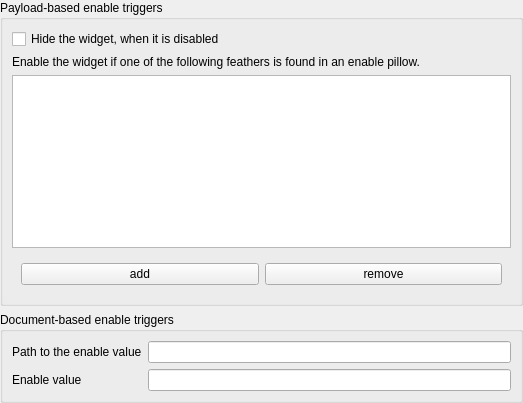
<?xml version="1.0" encoding="UTF-8"?>
<ui version="4.0">
 <class>Form</class>
 <widget class="QWidget" name="Form">
  <property name="geometry">
   <rect>
    <x>0</x>
    <y>0</y>
    <width>523</width>
    <height>403</height>
   </rect>
  </property>
  <property name="maximumSize">
   <size>
    <width>16777215</width>
    <height>450</height>
   </size>
  </property>
  <property name="windowTitle">
   <string>Form</string>
  </property>
  <layout class="QVBoxLayout" name="verticalLayout_2">
   <property name="margin">
    <number>0</number>
   </property>
   <item>
    <widget class="QGroupBox" name="groupBox">
     <property name="title">
      <string>Payload-based enable triggers</string>
     </property>
     <layout class="QVBoxLayout" name="verticalLayout">
      <item>
       <widget class="CheckBox" name="checkBox">
        <property name="text">
         <string>Hide the widget, when it is disabled</string>
        </property>
        <property name="template" stdset="0">
         <string>inspector-hideIfDisabled</string>
        </property>
       </widget>
      </item>
      <item>
       <widget class="QLabel" name="label">
        <property name="text">
         <string>Enable the widget if one of the following feathers is found in an enable pillow.</string>
        </property>
       </widget>
      </item>
      <item>
       <widget class="EmbeddedViewTable" name="embeddedViewTable">
        <property name="minimumSize">
         <size>
          <width>0</width>
          <height>150</height>
         </size>
        </property>
        <property name="template" stdset="0">
         <string>inspector-enable-feathers</string>
        </property>
       </widget>
      </item>
      <item>
       <widget class="QWidget" name="widget" native="true">
        <layout class="QHBoxLayout" name="horizontalLayout">
         <item>
          <widget class="ActionButton" name="actionButton">
           <property name="text">
            <string>add</string>
           </property>
           <property name="template" stdset="0">
            <string>inspector-enable-feathers-add</string>
           </property>
          </widget>
         </item>
         <item>
          <widget class="ActionButton" name="actionButton_2">
           <property name="text">
            <string>remove</string>
           </property>
           <property name="template" stdset="0">
            <string>inspector-enable-feathers-remove</string>
           </property>
          </widget>
         </item>
        </layout>
       </widget>
      </item>
     </layout>
    </widget>
   </item>
   <item>
    <widget class="QGroupBox" name="groupBox_2">
     <property name="title">
      <string>Document-based enable triggers</string>
     </property>
     <layout class="QGridLayout" name="gridLayout">
      <item row="0" column="0">
       <widget class="QLabel" name="label_2">
        <property name="text">
         <string>Path to the enable value</string>
        </property>
       </widget>
      </item>
      <item row="0" column="1">
       <widget class="LineEdit" name="LineEdit">
        <property name="template" stdset="0">
         <string>inspector-enable-path</string>
        </property>
       </widget>
      </item>
      <item row="1" column="0">
       <widget class="QLabel" name="label_3">
        <property name="text">
         <string>Enable value</string>
        </property>
       </widget>
      </item>
      <item row="1" column="1">
       <widget class="LineEdit" name="LineEdit_2">
        <property name="template" stdset="0">
         <string>inspector-enable-value</string>
        </property>
       </widget>
      </item>
     </layout>
    </widget>
   </item>
  </layout>
 </widget>
 <customwidgets>
  <customwidget>
   <class>ActionButton</class>
   <extends>QPushButton</extends>
   <header>wallaby.frontends.qt.widgets.buttons.actionButton</header>
  </customwidget>
  <customwidget>
   <class>CheckBox</class>
   <extends>QCheckBox</extends>
   <header>wallaby.frontends.qt.widgets.buttons.checkBox</header>
  </customwidget>
  <customwidget>
   <class>EmbeddedViewTable</class>
   <extends>QTableView</extends>
   <header>wallaby.frontends.qt.widgets.multi.embeddedViewTable</header>
  </customwidget>
  <customwidget>
   <class>LineEdit</class>
   <extends>QLineEdit</extends>
   <header>wallaby.frontends.qt.widgets.edits.lineEdit</header>
  </customwidget>
 </customwidgets>
 <resources/>
 <connections/>
</ui>
